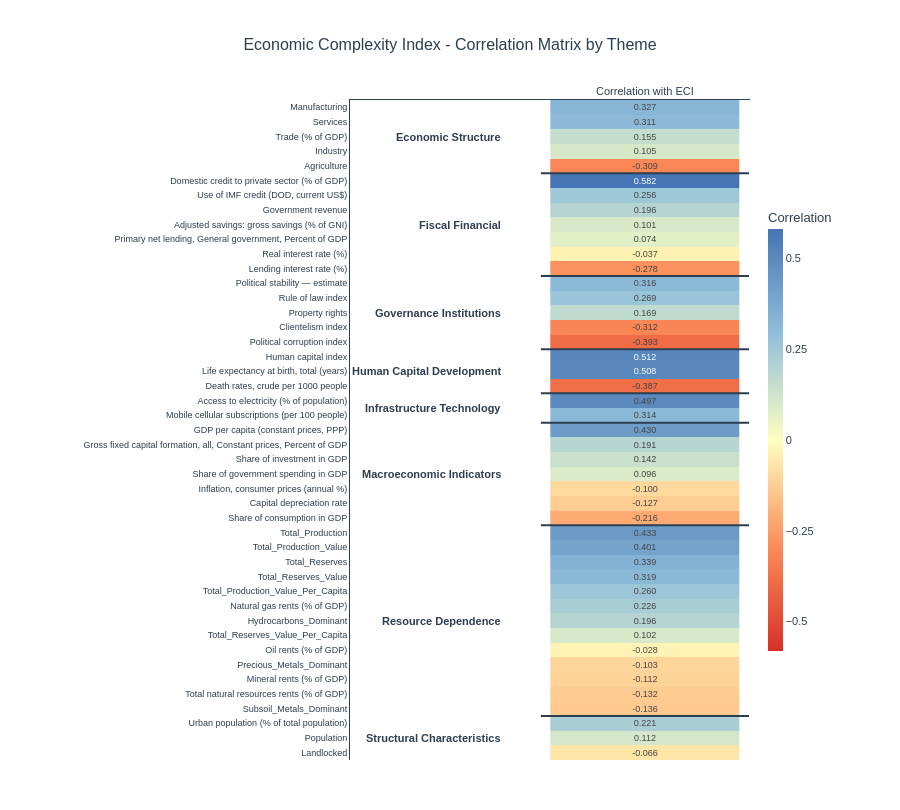

This figure's notebook cell:
### Code cell
# Create the heatmap
fig, corr_data = create_eci_correlation_heatmap(high_resource_countries_df, variable_groups)
fig.show()

# Print summary statistics
print("\nCorrelation Summary by Theme:")
print(corr_data.groupby('Theme')['Correlation'].agg(['mean', 'min', 'max']).round(3))

print("\n\nTop 10 Positive Correlations with ECI:")
print(corr_data.nlargest(10, 'Correlation')[['Variable', 'Theme', 'Correlation']].to_string(index=False))

print("\n\nTop 10 Negative Correlations with ECI:")
print(corr_data.nsmallest(10, 'Correlation')[['Variable', 'Theme', 'Correlation']].to_string(index=False))

fig.write_html('C:/Users/emili/OneDrive/Documentos/LSE MPA DSPP/AT 2025/Capstone/Descriptive Statistics/eci_correlation_heatmap.html')

### Figure 1 — Plotly figure (JSON) as saved in the notebook; plotly's stock layout.template omitted (floating-point values rounded to 4 significant figures)
{"data": [{"colorbar": {"dtick": 0.25, "len": 0.7, "thickness": 15, "tick0": -1, "tickmode": "linear", "title": {"text": "Correlation"}}, "colorscale": [[0, "#D73027"], [0.25, "#FC8D59"], [0.5, "#FFFFBF"], [0.75, "#91BFDB"], [1, "#4575B4"]], "hovertemplate": "<b>%{y}</b><br>Correlation: %{z:.3f}<extra></extra>", "text": [[0.3271], [0.3113], [0.155], [0.1054], [-0.3093], [0.5816], [0.2557], [0.1964], [0.1009], [0.0741], [-0.03688], [-0.278], [0.3156], [0.2686], [0.1687], [-0.3119], [-0.3933], [0.5123], [0.5076], [-0.3873], [0.4973], [0.3135], [0.4299], [0.1914], [0.1417], [0.09621], [-0.09957], [-0.1271], [-0.2156], [0.4334], [0.4006], [0.339], [0.3194], [0.2605], [0.2264], [0.1964], [0.1018], [-0.02768], [-0.1035], [-0.1121], [-0.1322], [-0.1356], [0.221], [0.1118], [-0.06576]], "textfont": {"size": 9}, "texttemplate": "%{text:.3f}", "type": "heatmap", "x": ["Correlation with ECI"], "y": ["Manufacturing", "Services", "Trade (% of GDP)", "Industry", "Agriculture", "Domestic credit to private sector (% of GDP)", "Use of IMF credit (DOD, current US$)", "Government revenue", "Adjusted savings: gross savings (% of GNI)", "Primary net lending, General government, Percent of GDP", "Real interest rate (%)", "Lending interest rate (%)", "Political stability — estimate", "Rule of law index", "Property rights", "Clientelism index", "Political corruption index", "Human capital index", "Life expectancy at birth, total (years)", "Death rates, crude per 1000 people", "Access to electricity (% of population)", "Mobile cellular subscriptions (per 100 people)", "GDP per capita (constant prices, PPP)", "Gross fixed capital formation, all, Constant prices, Percent of GDP", "Share of investment in GDP", "Share of government spending in GDP", "Inflation, consumer prices (annual %)", "Capital depreciation rate", "Share of consumption in GDP", "Total_Production", "Total_Production_Value", "Total_Reserves", "Total_Reserves_Value", "Total_Production_Value_Per_Capita", "Natural gas rents (% of GDP)", "Hydrocarbons_Dominant", "Total_Reserves_Value_Per_Capita", "Oil rents (% of GDP)", "Precious_Metals_Dominant", "Mineral rents (% of GDP)", "Total natural resources rents (% of GDP)", "Subsoil_Metals_Dominant", "Urban population (% of total population)", "Population", "Landlocked"], "z": [[0.3271], [0.3113], [0.155], [0.1054], [-0.3093], [0.5816], [0.2557], [0.1964], [0.1009], [0.0741], [-0.03688], [-0.278], [0.3156], [0.2686], [0.1687], [-0.3119], [-0.3933], [0.5123], [0.5076], [-0.3873], [0.4973], [0.3135], [0.4299], [0.1914], [0.1417], [0.09621], [-0.09957], [-0.1271], [-0.2156], [0.4334], [0.4006], [0.339], [0.3194], [0.2605], [0.2264], [0.1964], [0.1018], [-0.02768], [-0.1035], [-0.1121], [-0.1322], [-0.1356], [0.221], [0.1118], [-0.06576]], "zmid": 0}], "layout": {"annotations": [{"font": {"color": "#2C3E50", "family": "Arial, sans-serif", "size": 11}, "showarrow": false, "text": "<b>Economic Structure</b>", "textangle": 0, "x": -0.75, "xanchor": "right", "xref": "x", "y": 2, "yanchor": "middle", "yref": "y"}, {"font": {"color": "#2C3E50", "family": "Arial, sans-serif", "size": 11}, "showarrow": false, "text": "<b>Fiscal Financial</b>", "textangle": 0, "x": -0.75, "xanchor": "right", "xref": "x", "y": 8, "yanchor": "middle", "yref": "y"}, {"font": {"color": "#2C3E50", "family": "Arial, sans-serif", "size": 11}, "showarrow": false, "text": "<b>Governance Institutions</b>", "textangle": 0, "x": -0.75, "xanchor": "right", "xref": "x", "y": 14, "yanchor": "middle", "yref": "y"}, {"font": {"color": "#2C3E50", "family": "Arial, sans-serif", "size": 11}, "showarrow": false, "text": "<b>Human Capital Development</b>", "textangle": 0, "x": -0.75, "xanchor": "right", "xref": "x", "y": 18, "yanchor": "middle", "yref": "y"}, {"font": {"color": "#2C3E50", "family": "Arial, sans-serif", "size": 11}, "showarrow": false, "text": "<b>Infrastructure Technology</b>", "textangle": 0, "x": -0.75, "xanchor": "right", "xref": "x", "y": 20.5, "yanchor": "middle", "yref": "y"}, {"font": {"color": "#2C3E50", "family": "Arial, sans-serif", "size": 11}, "showarrow": false, "text": "<b>Macroeconomic Indicators</b>", "textangle": 0, "x": -0.75, "xanchor": "right", "xref": "x", "y": 25, "yanchor": "middle", "yref": "y"}, {"font": {"color": "#2C3E50", "family": "Arial, sans-serif", "size": 11}, "showarrow": false, "text": "<b>Resource Dependence</b>", "textangle": 0, "x": -0.75, "xanchor": "right", "xref": "x", "y": 35, "yanchor": "middle", "yref": "y"}, {"font": {"color": "#2C3E50", "family": "Arial, sans-serif", "size": 11}, "showarrow": false, "text": "<b>Structural Characteristics</b>", "textangle": 0, "x": -0.75, "xanchor": "right", "xref": "x", "y": 43, "yanchor": "middle", "yref": "y"}], "font": {"color": "#2C3E50", "family": "Arial, sans-serif", "size": 11}, "height": 810, "margin": {"b": 50, "l": 350, "r": 150, "t": 100}, "paper_bgcolor": "white", "plot_bgcolor": "white", "shapes": [{"line": {"color": "#2C3E50", "width": 2}, "type": "line", "x0": -0.55, "x1": 0.55, "xref": "x", "y0": 4.5, "y1": 4.5, "yref": "y"}, {"line": {"color": "#2C3E50", "width": 2}, "type": "line", "x0": -0.55, "x1": 0.55, "xref": "x", "y0": 11.5, "y1": 11.5, "yref": "y"}, {"line": {"color": "#2C3E50", "width": 2}, "type": "line", "x0": -0.55, "x1": 0.55, "xref": "x", "y0": 16.5, "y1": 16.5, "yref": "y"}, {"line": {"color": "#2C3E50", "width": 2}, "type": "line", "x0": -0.55, "x1": 0.55, "xref": "x", "y0": 19.5, "y1": 19.5, "yref": "y"}, {"line": {"color": "#2C3E50", "width": 2}, "type": "line", "x0": -0.55, "x1": 0.55, "xref": "x", "y0": 21.5, "y1": 21.5, "yref": "y"}, {"line": {"color": "#2C3E50", "width": 2}, "type": "line", "x0": -0.55, "x1": 0.55, "xref": "x", "y0": 28.5, "y1": 28.5, "yref": "y"}, {"line": {"color": "#2C3E50", "width": 2}, "type": "line", "x0": -0.55, "x1": 0.55, "xref": "x", "y0": 41.5, "y1": 41.5, "yref": "y"}], "title": {"font": {"color": "#2C3E50", "family": "Arial, sans-serif", "size": 16}, "text": "Economic Complexity Index - Correlation Matrix by Theme", "x": 0.5, "xanchor": "center"}, "width": 900, "xaxis": {"linecolor": "#2C3E50", "linewidth": 1, "showgrid": false, "showline": true, "side": "top"}, "yaxis": {"autorange": "reversed", "linecolor": "#2C3E50", "linewidth": 1, "showgrid": false, "showline": true, "tickfont": {"size": 9}}}}
